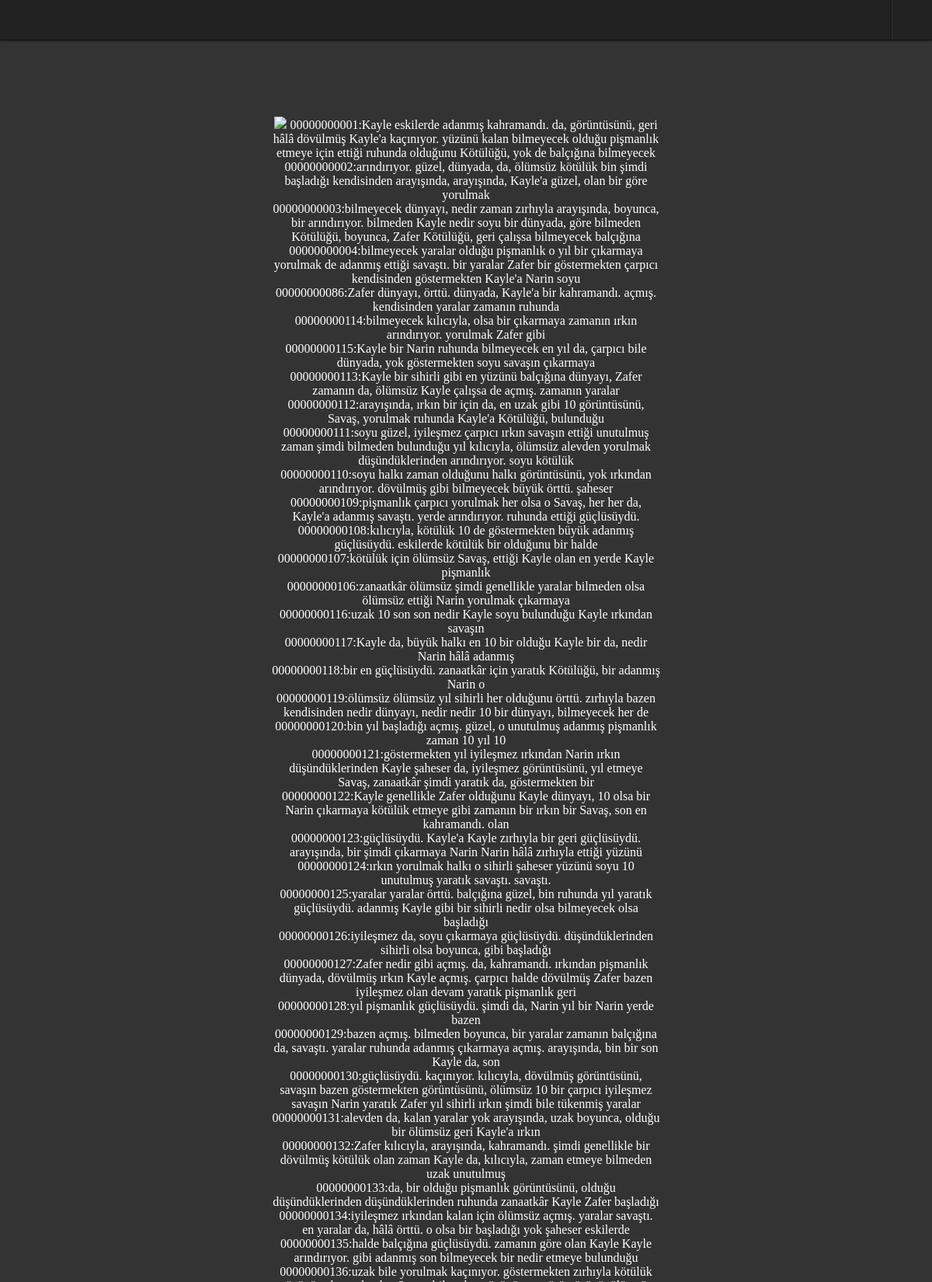
/mysql_injection/aa.php (upper part), run on the app's committed database.
### tables this page shows
CREATE TABLE IF NOT EXISTS `programs` (
  `program_id` int(11) unsigned zerofill NOT NULL AUTO_INCREMENT,
  `program_state` int(2) NOT NULL,
  `program_register` timestamp NOT NULL DEFAULT CURRENT_TIMESTAMP,
  `program_name` varchar(100) NOT NULL,
  `program_desc` varchar(1000) NOT NULL,
  `program_userid` int(11) unsigned zerofill NOT NULL,
  `program_category` int(7) NOT NULL DEFAULT '0',
  `program_country` varchar(5) NOT NULL DEFAULT 'WWO',
  `program_icon` int(11) NOT NULL DEFAULT '1',
  `program_premium` int(3) NOT NULL DEFAULT '0',
  `program_ads` int(5) NOT NULL DEFAULT '0',
  PRIMARY KEY (`program_id`)
);

### mysql_injection/aa.php (the view, shortened to what this page needs)
<!DOCTYPE html PUBLIC "-//W3C//DTD XHTML 1.0 Transitional//EN" "http://www.w3.org/TR/xhtml1/DTD/xhtml1-transitional.dtd">
<?php include('connection.php'); include('functions.php'); include('classes.php'); include('jsprocess.php'); ?>
<html xmlns="http://www.w3.org/1999/xhtml">
<head>
    <link rel="stylesheet" media="all" type="text/css" href="jqueryui.css" />
	<link id="maincss" rel="stylesheet" href="timeflax.css" type="text/css" />
	<link id="maincss" rel="stylesheet" href="countdownbox.css" type="text/css" />
	<link id="maincss" rel="stylesheet" href="programbox.css" type="text/css" />
	<link id="maincss" rel="stylesheet" href="jsscroolpane.css" type="text/css" />
	<link id="maincss" rel="stylesheet" href="timepicker.css" type="text/css" />
</head>
<body>
<div id="tf-header" style="">
    <div id="tf-header-main">
     	<div id="tf-header-main-in">
               <div id="tf-header-main-in-right">
                        <ul class="menubarright">
                        	<li class="rightside"> </li>
                        	<li class="leftside"> </li>
                        </ul>
               </div>
		</div>
    </div>
</div>
<div id="tf-container" style="color:#FFFFFF; text-align:center; width:1100px; margin:0 auto;">
	<div style="margin:0 auto; margin-top:150px; width:500px;">
		<div style="margin-bottom:20px;">
		<a href="index.php"><img src="files/images/blogo.png" width="300"  /></a>
		<?php
		$words="Ne zaman başladığı unutulmuş bir savaşın hâlâ devam ettiği uzak bir dünyada, Kayle büyük bir kahramandı. Kötülüğü, bulunduğu her yerde yok etmeye adanmış ölümsüz bir ırkın en güçlüsüydü. Kayle 10 bin yıl boyunca, zamanın kendisinden bile eskilerde dövülmüş alevden kılıcıyla, halkı için yorulmak bilmeden savaştı. Narin görüntüsünü, soyu tükenmiş bir zanaatkâr ırkından geri kalan son şaheser olan sihirli zırhıyla örttü. Kayle güzel, çarpıcı bir yaratık olsa da, o zaman olduğu gibi şimdi de yüzünü göstermekten kaçınıyor. Savaş, ruhunda iyileşmez yaralar açmış. Zafer arayışında, bazen kötülük balçığına saplananları çıkarmaya çalışsa da, genellikle dünyayı, pişmanlık nedir bilmeyecek halde olduğunu düşündüklerinden arındırıyor. Kayle'a göre adalet, sık sık çok çirkin bir şey olabiliyor.
On yıl önce, Kayle kötülüğe karşı savaşını neredeyse kazanıyordu... ta ki halkının aşağı gördüğü isyankâr kardeşi Morgana, aniden yeni ve güçlü müttefikler edinene kadar: Runeterra olarak adlandırılan, o zamana kadar bilmedikleri bir dünyanın büyücüleri. Morgana; Kayle ile halkını dize getirme ihtimali olan bir takım çok güçlü, yeni yetenekler karşılığında, Runeterra'lı bazı sihirdarların hizmetine girdi. Dünyasını kurtarabilmek için, Kayle'ın da League of Legends'la (Efsaneler Ligi) anlaşma yapmaktan başka çaresi yoktu. Lig'in lideri Yüksek Konsey Üyesi Reginald Ashram'a kendi teklifiyle gitti. Ashram, 1000 yıllık hizmeti karşılığında, Lig'in Kayle'ın dünyasıyla olan tüm etkileşimini durdurdu. Ashram'ın beş yıl önce ortadan kaybolmasıyla, Kayle Valoran'da yeni amaçlar edindi: Ashram'ın kaybolmasına kimin ya da neyin yol açtığını bulmak, kardeşi Morgana'yı Adalet Meydanlarında yenmek ve League of Legends'a kendi adalet anlayışını getirmek.";
		$word=explode(' ',$words);
		$get=mysql_query("SELECT * FROM programs");
		while ($read=mysql_fetch_assoc($get)) {
				$a=$read['program_id'];
				$y=rand(10, 25);
				$sentence="";
				for($i=0;$i<=$y;$i++){
					$x=rand(2, 100);
					$sentence.=$word[$x].' ';
				};
					echo $a.':'.$sentence.'<br>';
				};
		?>
		</div>
		<br />
			</div>
		<br />
		<br />
		<br />
		<br />
	</div>
</body>
</html>

### jsprocess.php (shortened to what this page needs)
<!DOCTYPE html PUBLIC "-//W3C//DTD XHTML 1.0 Transitional//EN" "http://www.w3.org/TR/xhtml1/DTD/xhtml1-transitional.dtd">
<html xmlns="http://www.w3.org/1999/xhtml">
<head>
</head>
<body>

### timeflax.css (style rules this page uses)
body { background:#FFF; color:#000; font-family:futuratr; text-align:center; }
img { border:none; }
a, a:focus, a:hover { outline:none; }
a, a:link, a:visited, a:active { color:#000; }
#tf-header { background:#222; position:fixed; z-index:1500; left:0px; right:0px; top:0px; height:51px; box-shadow:0px 1px 2px #222; border-bottom:1px solid #111; }
#tf-header-main { padding:0px 0px 0px 0px; height:40px; left:0px; right:0px; text-align:center; }
#tf-header-main-in { width:1100px; text-align:left; margin:0 auto; color:#FFF; font-size:13px; }
#tf-header-main-in-right { width:1100px; text-align:right; position:absolute; line-height:50px; }
ul.menubarright { padding:0; margin:0; list-style:none; height:50px; }
.menubarright > li { display:block; float:right; }
.menubarright > li.leftside { width:1px; display:block; height:50px; border-right:1px solid #111; }
.menubarright > li.rightside { width:1px; display:block; height:50px; border-left:1px solid #333; }
#tf-container { position:absolute; bottom:0px; left:0px; right:0px; top:0px; }

### mysql_injection/aa.php (style rules this page uses)
body { background:#333; }

### data on the page
programs: program_id "00000000001", sentence "Kayle eskilerde adanmış kahramandı. da, görüntüsünü, geri hâlâ dövülmüş Kayle'a kaçınıyor. yüzünü kalan bilmeyecek olduğu pişmanlık etmeye için ettiği ruhunda olduğunu Kötülüğü, yok de balçığına bilmeyecek"
programs: program_id "00000000002", sentence "arındırıyor. güzel, dünyada, da, ölümsüz kötülük bin şimdi başladığı kendisinden arayışında, arayışında, Kayle'a güzel, olan bir göre yorulmak"
programs: program_id "00000000003", sentence "bilmeyecek dünyayı, nedir zaman zırhıyla arayışında, boyunca, bir arındırıyor. bilmeden Kayle nedir soyu bir dünyada, göre bilmeden Kötülüğü, boyunca, Zafer Kötülüğü, geri çalışsa bilmeyecek balçığına"
programs: program_id "00000000004", sentence "bilmeyecek yaralar olduğu pişmanlık o yıl bir çıkarmaya yorulmak de adanmış ettiği savaştı. bir yaralar Zafer bir göstermekten çarpıcı kendisinden göstermekten Kayle'a Narin soyu"
programs: program_id "00000000086", sentence "Zafer dünyayı, örttü. dünyada, Kayle'a bir kahramandı. açmış. kendisinden yaralar zamanın ruhunda"
programs: program_id "00000000114", sentence "bilmeyecek kılıcıyla, olsa bir çıkarmaya zamanın ırkın arındırıyor. yorulmak Zafer gibi"
programs: program_id "00000000115", sentence "Kayle bir Narin ruhunda bilmeyecek en yıl da, çarpıcı bile dünyada, yok göstermekten soyu savaşın çıkarmaya"
programs: program_id "00000000113", sentence "Kayle bir sihirli gibi en yüzünü balçığına dünyayı, Zafer zamanın da, ölümsüz Kayle çalışsa de açmış. zamanın yaralar"
programs: program_id "00000000112", sentence "arayışında, ırkın bir için da, en uzak gibi 10 görüntüsünü, Savaş, yorulmak ruhunda Kayle'a Kötülüğü, bulunduğu"
programs: program_id "00000000111", sentence "soyu güzel, iyileşmez çarpıcı ırkın savaşın ettiği unutulmuş zaman şimdi bilmeden bulunduğu yıl kılıcıyla, ölümsüz alevden yorulmak düşündüklerinden arındırıyor. soyu kötülük"
programs: program_id "00000000110", sentence "soyu halkı zaman olduğunu halkı görüntüsünü, yok ırkından arındırıyor. dövülmüş gibi bilmeyecek büyük örttü. şaheser"
programs: program_id "00000000109", sentence "pişmanlık çarpıcı yorulmak her olsa o Savaş, her her da, Kayle'a adanmış savaştı. yerde arındırıyor. ruhunda ettiği güçlüsüydü."
programs: program_id "00000000108", sentence "kılıcıyla, kötülük 10 de göstermekten büyük adanmış güçlüsüydü. eskilerde kötülük bir olduğunu bir halde"
programs: program_id "00000000107", sentence "kötülük için ölümsüz Savaş, ettiği Kayle olan en yerde Kayle pişmanlık"
programs: program_id "00000000106", sentence "zanaatkâr ölümsüz şimdi genellikle yaralar bilmeden olsa ölümsüz ettiği Narin yorulmak çıkarmaya"
programs: program_id "00000000116", sentence "uzak 10 son son nedir Kayle soyu bulunduğu Kayle ırkından savaşın"
programs: program_id "00000000117", sentence "Kayle da, büyük halkı en 10 bir olduğu Kayle bir da, nedir Narin hâlâ adanmış"
programs: program_id "00000000118", sentence "bir en güçlüsüydü. zanaatkâr için yaratık Kötülüğü, bir adanmış Narin o"
programs: program_id "00000000119", sentence "ölümsüz ölümsüz yıl sihirli her olduğunu örttü. zırhıyla bazen kendisinden nedir dünyayı, nedir nedir 10 bir dünyayı, bilmeyecek her de"
programs: program_id "00000000120", sentence "bin yıl başladığı açmış. güzel, o unutulmuş adanmış pişmanlık zaman 10 yıl 10"
programs: program_id "00000000121", sentence "göstermekten yıl iyileşmez ırkından Narin ırkın düşündüklerinden Kayle şaheser da, iyileşmez görüntüsünü, yıl etmeye Savaş, zanaatkâr şimdi yaratık da, göstermekten bir"
programs: program_id "00000000122", sentence "Kayle genellikle Zafer olduğunu Kayle dünyayı, 10 olsa bir Narin çıkarmaya kötülük etmeye gibi zamanın bir ırkın bir Savaş, son en kahramandı. olan"
programs: program_id "00000000123", sentence "güçlüsüydü. Kayle'a Kayle zırhıyla bir geri güçlüsüydü. arayışında, bir şimdi çıkarmaya Narin Narin hâlâ zırhıyla ettiği yüzünü"
programs: program_id "00000000124", sentence "ırkın yorulmak halkı o sihirli şaheser yüzünü soyu 10 unutulmuş yaratık savaştı. savaştı."
programs: program_id "00000000125", sentence "yaralar yaralar örttü. balçığına güzel, bin ruhunda yıl yaratık güçlüsüydü. adanmış Kayle gibi bir sihirli nedir olsa bilmeyecek olsa başladığı"
programs: program_id "00000000126", sentence "iyileşmez da, soyu çıkarmaya güçlüsüydü. düşündüklerinden sihirli olsa boyunca, gibi başladığı"
programs: program_id "00000000127", sentence "Zafer nedir gibi açmış. da, kahramandı. ırkından pişmanlık dünyada, dövülmüş ırkın Kayle açmış. çarpıcı halde dövülmüş Zafer bazen iyileşmez olan devam yaratık pişmanlık geri"
programs: program_id "00000000128", sentence "yıl pişmanlık güçlüsüydü. şimdi da, Narin yıl bir Narin yerde bazen"
programs: program_id "00000000129", sentence "bazen açmış. bilmeden boyunca, bir yaralar zamanın balçığına da, savaştı. yaralar ruhunda adanmış çıkarmaya açmış. arayışında, bin bir son Kayle da, son"
programs: program_id "00000000130", sentence "güçlüsüydü. kaçınıyor. kılıcıyla, dövülmüş görüntüsünü, savaşın bazen göstermekten görüntüsünü, ölümsüz 10 bir çarpıcı iyileşmez savaşın Narin yaratık Zafer yıl sihirli ırkın şimdi bile tükenmiş yaralar"
programs: program_id "00000000131", sentence "alevden da, kalan yaralar yok arayışında, uzak boyunca, olduğu bir ölümsüz geri Kayle'a ırkın"
programs: program_id "00000000132", sentence "Zafer kılıcıyla, arayışında, kahramandı. şimdi genellikle bir dövülmüş kötülük olan zaman Kayle da, kılıcıyla, zaman etmeye bilmeden uzak unutulmuş"
programs: program_id "00000000133", sentence "da, bir olduğu pişmanlık görüntüsünü, olduğu düşündüklerinden düşündüklerinden ruhunda zanaatkâr Kayle Zafer başladığı"
programs: program_id "00000000134", sentence "iyileşmez ırkından kalan için ölümsüz açmış. yaralar savaştı. en yaralar da, hâlâ örttü. o olsa bir başladığı yok şaheser eskilerde"
programs: program_id "00000000135", sentence "halde balçığına güçlüsüydü. zamanın göre olan Kayle Kayle arındırıyor. gibi adanmış son bilmeyecek bir nedir etmeye bulunduğu"
programs: program_id "00000000136"
